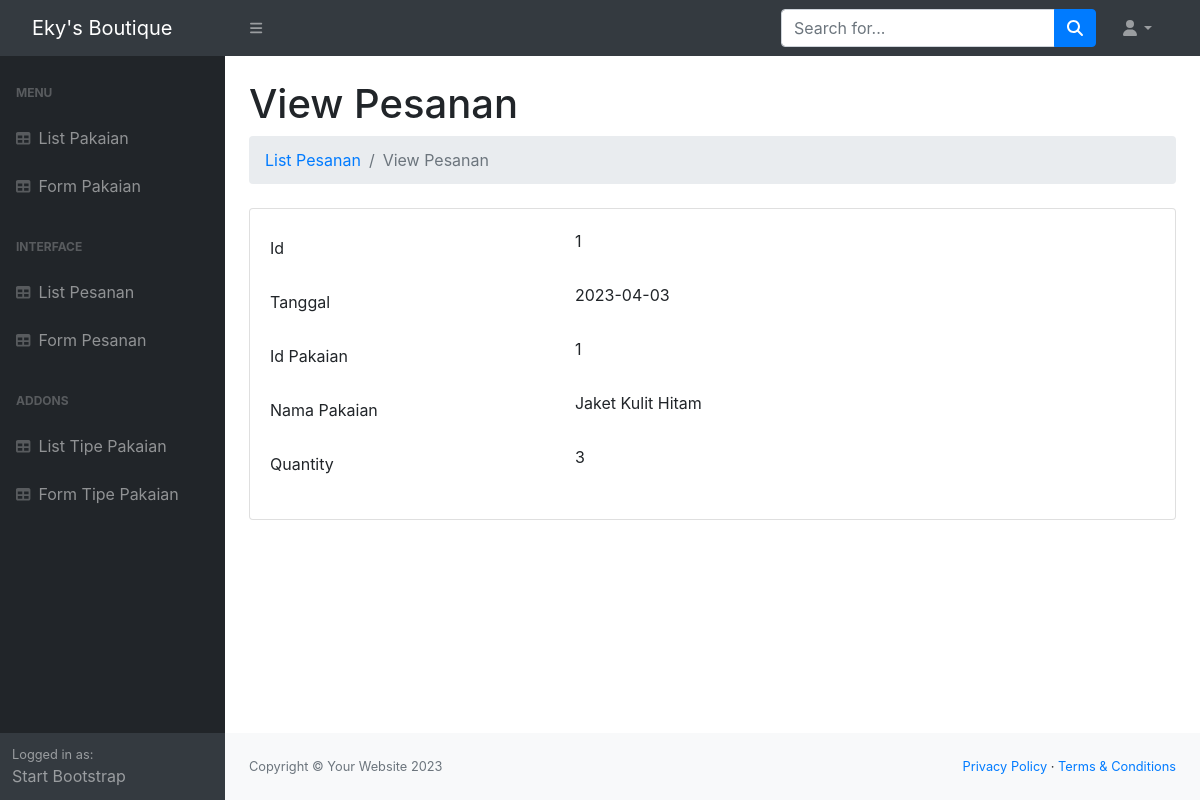
Page /web2-uts-template/backend/Pesanan/view.php?id=1 on the committed database.
### tables this page shows
CREATE TABLE `pesanan` (
  `id` int(11) NOT NULL,
  `tanggal` date DEFAULT NULL,
  `pakaian_id` int(45) DEFAULT NULL,
  `quantity` int(11) DEFAULT NULL
);

CREATE TABLE `pakaian` (
  `id` int(11) NOT NULL,
  `nama` varchar(45) NOT NULL,
  `ukuran` varchar(45) DEFAULT NULL,
  `warna` varchar(45) DEFAULT NULL,
  `stok` int(11) NOT NULL,
  `harga` int(32) DEFAULT NULL,
  `tipe_pakaian_id` int(45) DEFAULT NULL
);

### web2-uts-template/backend/Pesanan/view.php (the view, shortened to what this page needs)
<?php
    include_once('../../database/dbkoneksi.php');
    $_id = $_GET["id"];
    $sql = "SELECT * FROM pesanan WHERE id=?";
    $rs = $dbh->prepare($sql);
    $rs -> execute([$_id]);
    $row = $rs -> fetch();
?>
<!DOCTYPE html>
<html lang="en">
<?php include("../Shared/head.php"); ?>
<body>
  <?php include("../Shared/nav_header.php"); ?>
  <div id="layoutSidenav">
    <?php include("../Shared/nav_sidebar.php"); ?>
    <div id="layoutSidenav_content">
      <main>
        <div class="container-fluid px-4">
          <h1 class="mt-4">View Pesanan</h1>
          <ol class="breadcrumb mb-4">
            <li class="breadcrumb-item"><a href="index.php">List Pesanan</a></li>
            <li class="breadcrumb-item active">View Pesanan</li>
          </ol>
          <div class="card mb-4">
            <div class="card-body">
                <link rel="stylesheet" href="https://stackpath.bootstrapcdn.com/bootstrap/4.1.3/css/bootstrap.min.css">
                <link rel="stylesheet"
                  href="https://maxcdn.bootstrapcdn.com/font-awesome/4.7.0/css/font-awesome.min.css">
              <div class="form-group row">
                <label for="id" class="col-4 col-form-label">Id</label>
                <div class="col-8">
                    <label id="id"><?=$row['id']?></label>
                </div>
              </div>
              <div class="form-group row">
                <label for="tanggal" class="col-4 col-form-label">Tanggal</label>
                <div class="col-8">
                  <label id="tanggal"><?=$row['tanggal']?></label>
                </div>
              </div>
              <div class="form-group row">
                <label for="pakaian_id" class="col-4 col-form-label">Id Pakaian</label>
                <div class="col-8">
                <label id="pakaian_id"><?=$row['pakaian_id']?></label>
                </div>
              </div>
              <div class="form-group row">
                <label for="pakaian_nama" class="col-4 col-form-label">Nama Pakaian</label>
                <div class="col-8">
                  <?php
                      $id = $row['pakaian_id'];
                      $sql = "SELECT * FROM pakaian WHERE id=?";
                      $rs_pakaian = $dbh -> prepare($sql);
                      $rs_pakaian -> execute([$id]);
                      $rs_pakaian_value = $rs_pakaian -> fetch();
                  ?>
                <label id="pakaian_nama"><?=$rs_pakaian_value['nama']?></label>
                </div>
              </div>
              <div class="form-group row">
                <label for="quantity" class="col-4 col-form-label">Quantity</label>
                <div class="col-8">
                <label id="quantity"><?=$row['quantity']?></label>
                </div>
              </div>
            </div>
          </div>
        </div>
      </main>
      <?php include("../Shared/footer.php"); ?>
    </div>
  </div>
</body>
</html>

### rows in the picture
pesanan: id "1", tanggal "2023-04-03", pakaian "1", quantity "3"
pakaian: nama "Jaket Kulit Hitam"
